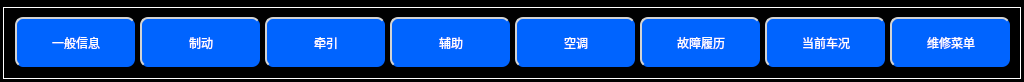
<?xml version="1.0" encoding="UTF-8"?>
<ui version="4.0">
 <class>Navigator</class>
 <widget class="QWidget" name="Navigator">
  <property name="geometry">
   <rect>
    <x>0</x>
    <y>0</y>
    <width>1024</width>
    <height>82</height>
   </rect>
  </property>
  <property name="windowTitle">
   <string>Form</string>
  </property>
  <property name="styleSheet">
   <string notr="true">QWidget
{
	background-color: black;
}
QLabel
{
	border:1px solid white;
}

QPushButton
{
	font: 20px, &quot;微软雅黑&quot;;
    color: white;
	background-color: rgb(0, 100, 255);
	border-radius:8px;
	
	border-top: 2px solid lightgray;	
	border-left: 2px solid lightgray;
}</string>
  </property>
  <widget class="QPushButton" name="NButton1">
   <property name="geometry">
    <rect>
     <x>15</x>
     <y>17</y>
     <width>120</width>
     <height>50</height>
    </rect>
   </property>
   <property name="focusPolicy">
    <enum>Qt::NoFocus</enum>
   </property>
   <property name="text">
    <string>一般信息</string>
   </property>
  </widget>
  <widget class="QLabel" name="label">
   <property name="geometry">
    <rect>
     <x>3</x>
     <y>7</y>
     <width>1018</width>
     <height>72</height>
    </rect>
   </property>
   <property name="text">
    <string>TextLabel</string>
   </property>
  </widget>
  <widget class="QPushButton" name="NButton2">
   <property name="geometry">
    <rect>
     <x>140</x>
     <y>17</y>
     <width>120</width>
     <height>50</height>
    </rect>
   </property>
   <property name="focusPolicy">
    <enum>Qt::NoFocus</enum>
   </property>
   <property name="text">
    <string>制动</string>
   </property>
  </widget>
  <widget class="QPushButton" name="NButton3">
   <property name="geometry">
    <rect>
     <x>265</x>
     <y>17</y>
     <width>120</width>
     <height>50</height>
    </rect>
   </property>
   <property name="focusPolicy">
    <enum>Qt::NoFocus</enum>
   </property>
   <property name="text">
    <string>牵引</string>
   </property>
  </widget>
  <widget class="QPushButton" name="NButton4">
   <property name="geometry">
    <rect>
     <x>390</x>
     <y>17</y>
     <width>120</width>
     <height>50</height>
    </rect>
   </property>
   <property name="focusPolicy">
    <enum>Qt::NoFocus</enum>
   </property>
   <property name="text">
    <string>辅助</string>
   </property>
  </widget>
  <widget class="QPushButton" name="NButton5">
   <property name="geometry">
    <rect>
     <x>515</x>
     <y>17</y>
     <width>120</width>
     <height>50</height>
    </rect>
   </property>
   <property name="focusPolicy">
    <enum>Qt::NoFocus</enum>
   </property>
   <property name="text">
    <string>空调</string>
   </property>
  </widget>
  <widget class="QPushButton" name="NButton6">
   <property name="geometry">
    <rect>
     <x>640</x>
     <y>17</y>
     <width>120</width>
     <height>50</height>
    </rect>
   </property>
   <property name="focusPolicy">
    <enum>Qt::NoFocus</enum>
   </property>
   <property name="text">
    <string>故障履历</string>
   </property>
  </widget>
  <widget class="QPushButton" name="NButton7">
   <property name="geometry">
    <rect>
     <x>765</x>
     <y>17</y>
     <width>120</width>
     <height>50</height>
    </rect>
   </property>
   <property name="focusPolicy">
    <enum>Qt::NoFocus</enum>
   </property>
   <property name="text">
    <string>当前车况</string>
   </property>
  </widget>
  <widget class="QPushButton" name="NButton8">
   <property name="geometry">
    <rect>
     <x>890</x>
     <y>17</y>
     <width>120</width>
     <height>50</height>
    </rect>
   </property>
   <property name="focusPolicy">
    <enum>Qt::NoFocus</enum>
   </property>
   <property name="text">
    <string>维修菜单</string>
   </property>
  </widget>
  <zorder>label</zorder>
  <zorder>NButton1</zorder>
  <zorder>NButton2</zorder>
  <zorder>NButton3</zorder>
  <zorder>NButton4</zorder>
  <zorder>NButton5</zorder>
  <zorder>NButton6</zorder>
  <zorder>NButton7</zorder>
  <zorder>NButton8</zorder>
 </widget>
 <resources/>
 <connections/>
</ui>
